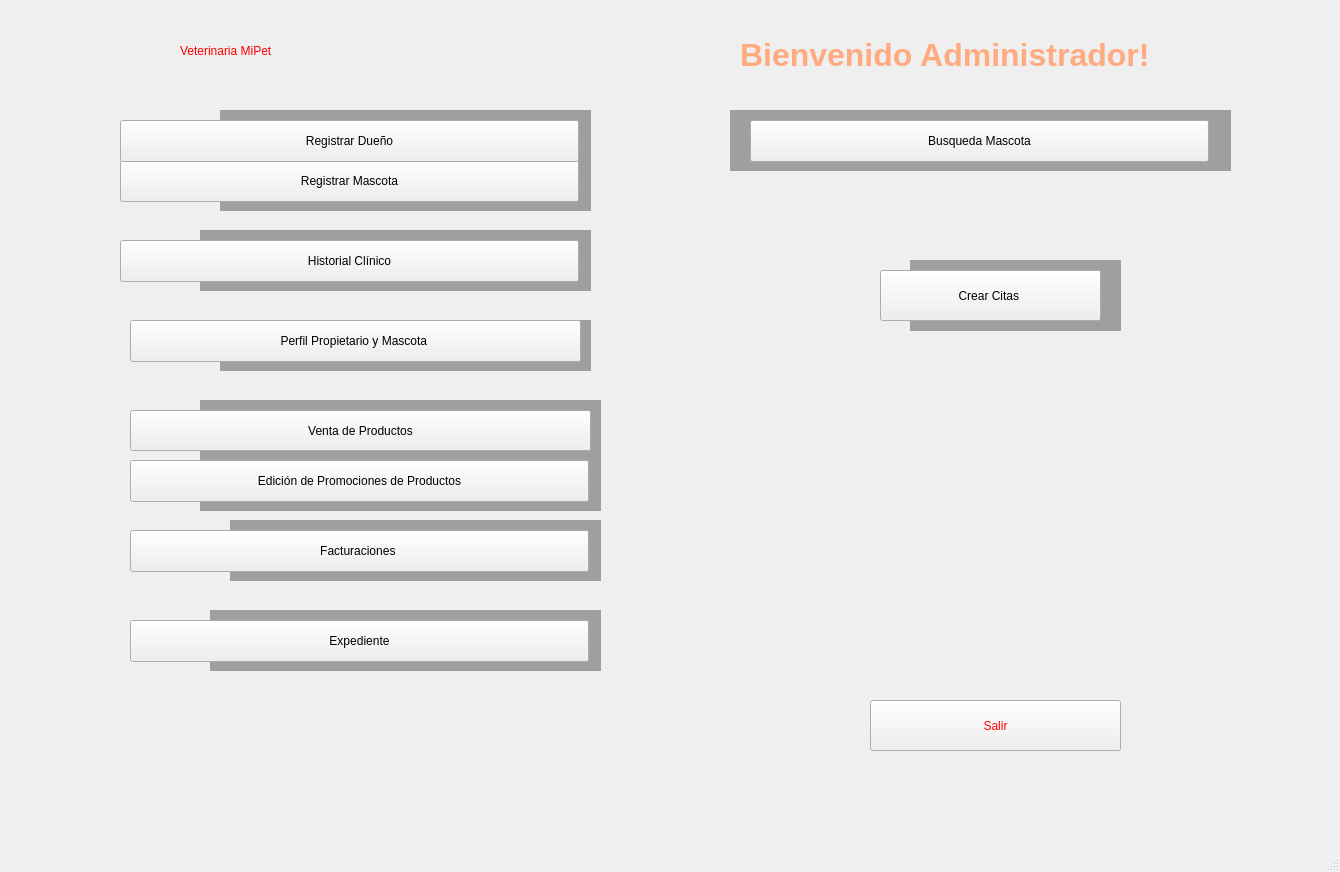
<?xml version="1.0" encoding="UTF-8"?>
<ui version="4.0">
 <class>MainWindow</class>
 <widget class="QMainWindow" name="MainWindow">
  <property name="enabled">
   <bool>true</bool>
  </property>
  <property name="geometry">
   <rect>
    <x>0</x>
    <y>0</y>
    <width>1340</width>
    <height>872</height>
   </rect>
  </property>
  <property name="windowTitle">
   <string>MainWindow</string>
  </property>
  <property name="styleSheet">
   <string notr="true">QWidget#centralwidget{background-color: qlineargradient(spread:pad, x1:0.239, y1:0.295455, x2:1, y2:1, stop:0.308458 rgba(26, 72, 91, 255), stop:1 rgba(255, 255, 255, 255))};
</string>
  </property>
  <property name="animated">
   <bool>true</bool>
  </property>
  <widget class="QWidget" name="centralwidget">
   <widget class="QLabel" name="label">
    <property name="geometry">
     <rect>
      <x>180</x>
      <y>0</y>
      <width>501</width>
      <height>101</height>
     </rect>
    </property>
    <property name="styleSheet">
     <string notr="true">font: 36pt &quot;MS Shell Dlg 2&quot;;
color:red;</string>
    </property>
    <property name="text">
     <string>Veterinaria MiPet</string>
    </property>
   </widget>
   <widget class="QLabel" name="label_6">
    <property name="geometry">
     <rect>
      <x>0</x>
      <y>-10</y>
      <width>131</width>
      <height>121</height>
     </rect>
    </property>
    <property name="styleSheet">
     <string notr="true"/>
    </property>
    <property name="text">
     <string/>
    </property>
    <property name="pixmap">
     <pixmap>Imagenes/Imagen2.jpg</pixmap>
    </property>
    <property name="scaledContents">
     <bool>true</bool>
    </property>
   </widget>
   <widget class="QPushButton" name="pushButton_9">
    <property name="geometry">
     <rect>
      <x>870</x>
      <y>700</y>
      <width>251</width>
      <height>51</height>
     </rect>
    </property>
    <property name="styleSheet">
     <string notr="true">font: 16pt &quot;MS Shell Dlg 2&quot;;
color: red;</string>
    </property>
    <property name="text">
     <string>Salir</string>
    </property>
   </widget>
   <widget class="QLabel" name="label_4">
    <property name="geometry">
     <rect>
      <x>40</x>
      <y>120</y>
      <width>71</width>
      <height>61</height>
     </rect>
    </property>
    <property name="styleSheet">
     <string notr="true"/>
    </property>
    <property name="text">
     <string/>
    </property>
    <property name="pixmap">
     <pixmap>Imagenes/Imagen4.png</pixmap>
    </property>
    <property name="scaledContents">
     <bool>true</bool>
    </property>
   </widget>
   <widget class="QPushButton" name="pushButton_8">
    <property name="geometry">
     <rect>
      <x>880</x>
      <y>270</y>
      <width>221</width>
      <height>51</height>
     </rect>
    </property>
    <property name="styleSheet">
     <string notr="true">font: 16pt &quot;MS Shell Dlg 2&quot;;</string>
    </property>
    <property name="text">
     <string>Crear Citas </string>
    </property>
   </widget>
   <widget class="QLabel" name="label_5">
    <property name="geometry">
     <rect>
      <x>-50</x>
      <y>280</y>
      <width>251</width>
      <height>161</height>
     </rect>
    </property>
    <property name="styleSheet">
     <string notr="true"/>
    </property>
    <property name="text">
     <string/>
    </property>
    <property name="pixmap">
     <pixmap>Imagenes/Imagen 6.png</pixmap>
    </property>
    <property name="scaledContents">
     <bool>true</bool>
    </property>
   </widget>
   <widget class="QLabel" name="label_7">
    <property name="geometry">
     <rect>
      <x>20</x>
      <y>410</y>
      <width>91</width>
      <height>81</height>
     </rect>
    </property>
    <property name="styleSheet">
     <string notr="true"/>
    </property>
    <property name="text">
     <string/>
    </property>
    <property name="pixmap">
     <pixmap>Imagenes/Imagen5.png</pixmap>
    </property>
    <property name="scaledContents">
     <bool>true</bool>
    </property>
   </widget>
   <widget class="QLabel" name="label_8">
    <property name="geometry">
     <rect>
      <x>30</x>
      <y>520</y>
      <width>81</width>
      <height>71</height>
     </rect>
    </property>
    <property name="styleSheet">
     <string notr="true"/>
    </property>
    <property name="text">
     <string/>
    </property>
    <property name="pixmap">
     <pixmap>Imagenes/Imagen1.png</pixmap>
    </property>
    <property name="scaledContents">
     <bool>true</bool>
    </property>
   </widget>
   <widget class="QLabel" name="label_10">
    <property name="geometry">
     <rect>
      <x>730</x>
      <y>220</y>
      <width>131</width>
      <height>131</height>
     </rect>
    </property>
    <property name="styleSheet">
     <string notr="true"/>
    </property>
    <property name="text">
     <string/>
    </property>
    <property name="pixmap">
     <pixmap>Imagenes/Imagen8.png</pixmap>
    </property>
    <property name="scaledContents">
     <bool>true</bool>
    </property>
   </widget>
   <widget class="QLabel" name="label_2">
    <property name="geometry">
     <rect>
      <x>740</x>
      <y>30</y>
      <width>551</width>
      <height>51</height>
     </rect>
    </property>
    <property name="text">
     <string>&lt;html&gt;&lt;head/&gt;&lt;body&gt;&lt;p&gt;&lt;span style=&quot; font-size:24pt; font-weight:600; color:#ffaa7f;&quot;&gt;Bienvenido Administrador!&lt;/span&gt;&lt;/p&gt;&lt;/body&gt;&lt;/html&gt;</string>
    </property>
   </widget>
   <widget class="QLabel" name="label_3">
    <property name="geometry">
     <rect>
      <x>30</x>
      <y>220</y>
      <width>71</width>
      <height>71</height>
     </rect>
    </property>
    <property name="styleSheet">
     <string notr="true"/>
    </property>
    <property name="text">
     <string/>
    </property>
    <property name="pixmap">
     <pixmap>Imagenes/Imagen3.png</pixmap>
    </property>
    <property name="scaledContents">
     <bool>true</bool>
    </property>
   </widget>
   <widget class="QPushButton" name="pushButton_2">
    <property name="geometry">
     <rect>
      <x>120</x>
      <y>160</y>
      <width>459</width>
      <height>42</height>
     </rect>
    </property>
    <property name="styleSheet">
     <string notr="true">font: 16pt &quot;MS Shell Dlg 2&quot;;</string>
    </property>
    <property name="text">
     <string>Registrar Mascota</string>
    </property>
   </widget>
   <widget class="QMdiArea" name="mdiArea_12">
    <property name="geometry">
     <rect>
      <x>230</x>
      <y>520</y>
      <width>371</width>
      <height>61</height>
     </rect>
    </property>
   </widget>
   <widget class="QPushButton" name="pushButton_3">
    <property name="geometry">
     <rect>
      <x>120</x>
      <y>240</y>
      <width>459</width>
      <height>42</height>
     </rect>
    </property>
    <property name="styleSheet">
     <string notr="true">font: 16pt &quot;MS Shell Dlg 2&quot;;</string>
    </property>
    <property name="text">
     <string>Historial Clínico</string>
    </property>
   </widget>
   <widget class="QMdiArea" name="mdiArea_3">
    <property name="geometry">
     <rect>
      <x>200</x>
      <y>400</y>
      <width>401</width>
      <height>111</height>
     </rect>
    </property>
   </widget>
   <widget class="QMdiArea" name="mdiArea_4">
    <property name="geometry">
     <rect>
      <x>200</x>
      <y>230</y>
      <width>391</width>
      <height>61</height>
     </rect>
    </property>
   </widget>
   <widget class="QPushButton" name="pushButton_4">
    <property name="geometry">
     <rect>
      <x>130</x>
      <y>320</y>
      <width>451</width>
      <height>42</height>
     </rect>
    </property>
    <property name="styleSheet">
     <string notr="true">font: 16pt &quot;MS Shell Dlg 2&quot;;</string>
    </property>
    <property name="text">
     <string>Perfil Propietario y Mascota </string>
    </property>
   </widget>
   <widget class="QPushButton" name="pushButton_7">
    <property name="geometry">
     <rect>
      <x>130</x>
      <y>530</y>
      <width>459</width>
      <height>42</height>
     </rect>
    </property>
    <property name="styleSheet">
     <string notr="true">font: 16pt &quot;MS Shell Dlg 2&quot;;</string>
    </property>
    <property name="text">
     <string>Facturaciones </string>
    </property>
   </widget>
   <widget class="QPushButton" name="pushButton_6">
    <property name="geometry">
     <rect>
      <x>130</x>
      <y>460</y>
      <width>459</width>
      <height>42</height>
     </rect>
    </property>
    <property name="styleSheet">
     <string notr="true">font: 16pt &quot;MS Shell Dlg 2&quot;;</string>
    </property>
    <property name="text">
     <string>Edición de Promociones de Productos</string>
    </property>
   </widget>
   <widget class="QMdiArea" name="mdiArea_10">
    <property name="geometry">
     <rect>
      <x>220</x>
      <y>110</y>
      <width>371</width>
      <height>101</height>
     </rect>
    </property>
   </widget>
   <widget class="QMdiArea" name="mdiArea_5">
    <property name="geometry">
     <rect>
      <x>220</x>
      <y>320</y>
      <width>371</width>
      <height>51</height>
     </rect>
    </property>
   </widget>
   <widget class="QMdiArea" name="mdiArea_11">
    <property name="geometry">
     <rect>
      <x>910</x>
      <y>260</y>
      <width>211</width>
      <height>71</height>
     </rect>
    </property>
   </widget>
   <widget class="QPushButton" name="pushButton_1">
    <property name="geometry">
     <rect>
      <x>120</x>
      <y>120</y>
      <width>459</width>
      <height>42</height>
     </rect>
    </property>
    <property name="styleSheet">
     <string notr="true">font: 16pt &quot;MS Shell Dlg 2&quot;;</string>
    </property>
    <property name="text">
     <string>Registrar Dueño</string>
    </property>
   </widget>
   <widget class="QPushButton" name="pushButton">
    <property name="geometry">
     <rect>
      <x>130</x>
      <y>410</y>
      <width>461</width>
      <height>41</height>
     </rect>
    </property>
    <property name="styleSheet">
     <string notr="true">font: 16pt &quot;MS Shell Dlg 2&quot;;</string>
    </property>
    <property name="text">
     <string>Venta de Productos</string>
    </property>
   </widget>
   <widget class="QPushButton" name="pushButtonBuscarMascota">
    <property name="geometry">
     <rect>
      <x>750</x>
      <y>120</y>
      <width>459</width>
      <height>42</height>
     </rect>
    </property>
    <property name="styleSheet">
     <string notr="true">font: 16pt &quot;MS Shell Dlg 2&quot;;</string>
    </property>
    <property name="text">
     <string>Busqueda Mascota</string>
    </property>
   </widget>
   <widget class="QMdiArea" name="mdiArea_6">
    <property name="geometry">
     <rect>
      <x>730</x>
      <y>110</y>
      <width>501</width>
      <height>61</height>
     </rect>
    </property>
   </widget>
   <widget class="QPushButton" name="pushButton_10">
    <property name="geometry">
     <rect>
      <x>130</x>
      <y>620</y>
      <width>459</width>
      <height>42</height>
     </rect>
    </property>
    <property name="styleSheet">
     <string notr="true">font: 16pt &quot;MS Shell Dlg 2&quot;;</string>
    </property>
    <property name="text">
     <string>Expediente</string>
    </property>
   </widget>
   <widget class="QMdiArea" name="mdiArea_7">
    <property name="geometry">
     <rect>
      <x>210</x>
      <y>610</y>
      <width>391</width>
      <height>61</height>
     </rect>
    </property>
   </widget>
   <widget class="QLabel" name="label_9">
    <property name="geometry">
     <rect>
      <x>30</x>
      <y>610</y>
      <width>71</width>
      <height>71</height>
     </rect>
    </property>
    <property name="styleSheet">
     <string notr="true"/>
    </property>
    <property name="text">
     <string/>
    </property>
    <property name="pixmap">
     <pixmap>Imagenes/Imagen3.png</pixmap>
    </property>
    <property name="scaledContents">
     <bool>true</bool>
    </property>
   </widget>
   <zorder>mdiArea_6</zorder>
   <zorder>mdiArea_11</zorder>
   <zorder>mdiArea_5</zorder>
   <zorder>mdiArea_4</zorder>
   <zorder>mdiArea_10</zorder>
   <zorder>mdiArea_12</zorder>
   <zorder>label</zorder>
   <zorder>label_6</zorder>
   <zorder>pushButton_9</zorder>
   <zorder>label_4</zorder>
   <zorder>pushButton_8</zorder>
   <zorder>label_7</zorder>
   <zorder>label_8</zorder>
   <zorder>label_10</zorder>
   <zorder>label_2</zorder>
   <zorder>label_5</zorder>
   <zorder>label_3</zorder>
   <zorder>pushButton_2</zorder>
   <zorder>pushButton_3</zorder>
   <zorder>mdiArea_3</zorder>
   <zorder>pushButton_4</zorder>
   <zorder>pushButton_7</zorder>
   <zorder>pushButton_6</zorder>
   <zorder>pushButton_1</zorder>
   <zorder>pushButton</zorder>
   <zorder>pushButtonBuscarMascota</zorder>
   <zorder>mdiArea_7</zorder>
   <zorder>pushButton_10</zorder>
   <zorder>label_9</zorder>
  </widget>
  <widget class="QMenuBar" name="menubar">
   <property name="geometry">
    <rect>
     <x>0</x>
     <y>0</y>
     <width>1340</width>
     <height>26</height>
    </rect>
   </property>
  </widget>
  <widget class="QStatusBar" name="statusbar"/>
 </widget>
 <resources>
  <include location="Imagenes/Imagenes.qrc"/>
 </resources>
 <connections/>
</ui>
